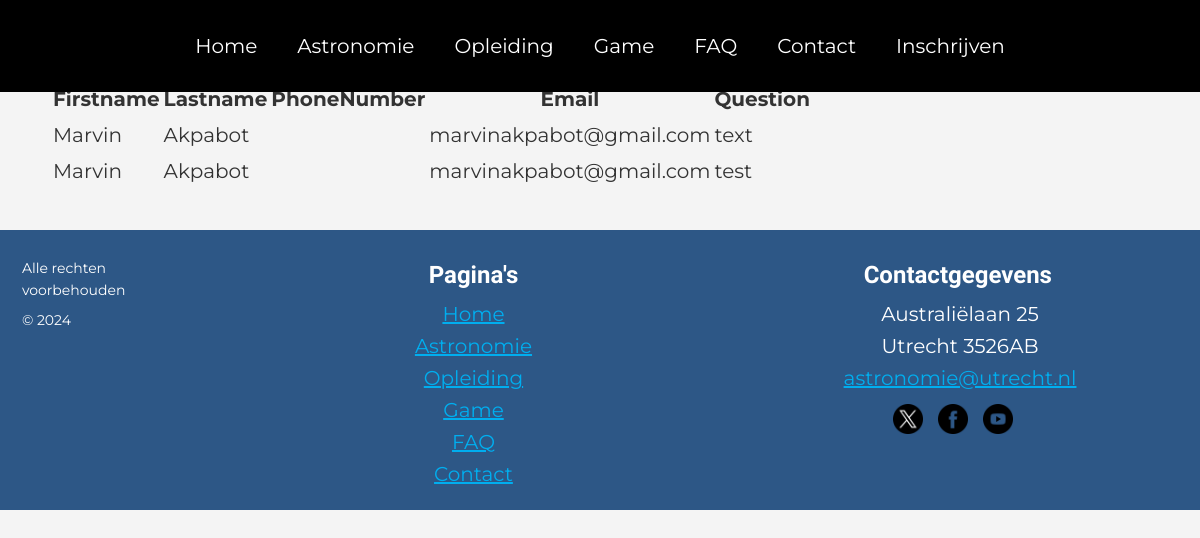
/shuhd/Inloggen/overzicht.php, run on an earlier commit of the app's database.
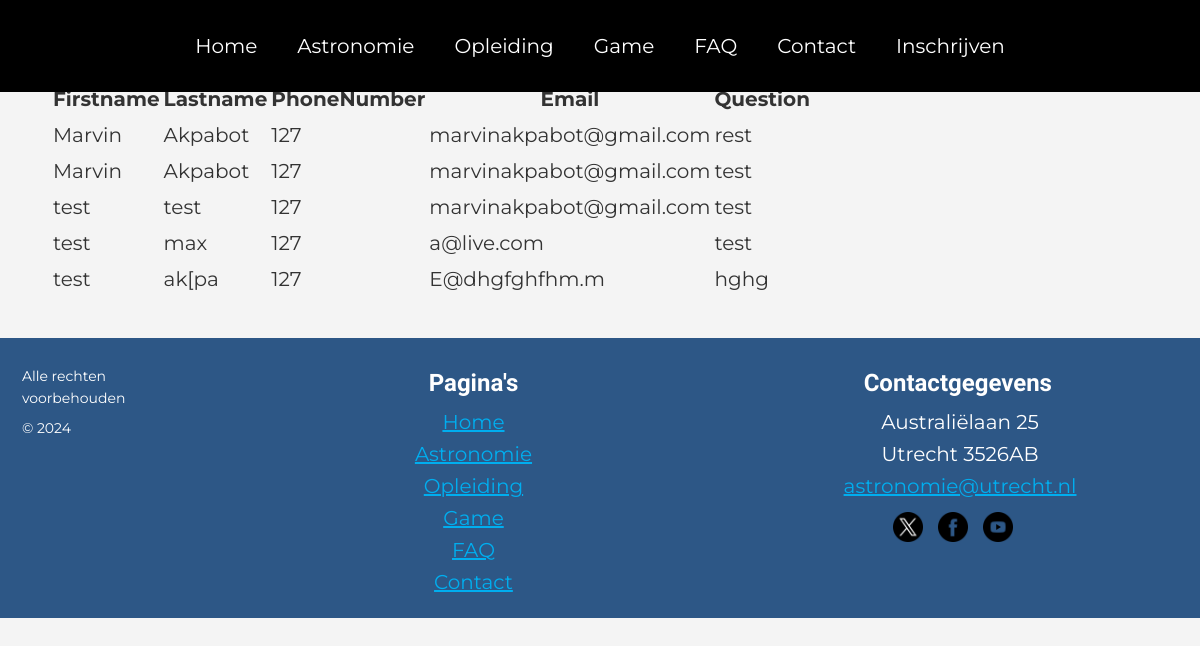
And on a later commit of the database.
### tables this page shows
CREATE TABLE IF NOT EXISTS `contact` (
  `id` tinyint NOT NULL AUTO_INCREMENT,
  `Firstname` varchar(100) NOT NULL,
  `Lastname` varchar(100) NOT NULL,
  `PhoneNumber` tinyint NOT NULL,
  `Email` varchar(100) NOT NULL,
  `Question` varchar(200) NOT NULL,
  PRIMARY KEY (`id`)
);

### shuhd/Inloggen/overzicht.php (the view, shortened to what this page needs)
<?php
include('../config/config.php');
$dsn = "mysql:host=$dbHost;
        dbname=$dbName;
        charset=UTF8";
$pdo = new PDO($dsn, $dbUser, $dbPass);
$sql = "SELECT id
                ,Firstname
                ,Lastname
                ,PhoneNumber
                ,Email
                ,Question
         FROM contact
         ORDER BY id asc";
$statement = $pdo->prepare($sql);
$statement->execute();
$result = $statement->fetchAll(PDO::FETCH_OBJ);
$tableRows = "";
 foreach ($result as $row) {
     $tableRows .= "<tr>
                        <td>$row->Firstname</td>
                        <td>$row->Lastname</td>
                        <td>$row->PhoneNumber</td>
                        <td>$row->Email</td>
                        <td>$row->Question</td>
                    </tr>";
 }
?>
<!DOCTYPE html>
<html lang="en">
<head>
    <link rel="stylesheet" href="../css/main.css" />
</head>
<body>
    <main>
<header>
    <nav>
      <div class="container row jc-center">
        <div class="main-menu">
          <ul>
            <li><a href="../index.php">Home</a></li>
            <li><a href="../Astronomie/astronomie.php">Astronomie</a></li>
            <li><a href="../Opleiding/opleiding.php">Opleiding</a></li>
            <li><a href="../gamePagina/game.php">Game</a></li>
            <li><a href="../FAQ/faq.php">FAQ</a></li>
            <li><a href="../ContactP/contact.php">Contact</a></li>
            <li><a href="../Inloggen/inlog.php">Inschrijven</a></li>
          </ul>
        </div>
      </div>
    </nav>
    </header>
    <section class="overzicht">
        <div class="container">
        <table class="">
        <tr>
            <th>Firstname</th>
            <th>Lastname</th>
            <th>PhoneNumber</th>
            <th>Email</th>
            <th>Question</th>
        </tr>
        <?php echo $tableRows; ?>
    </table>
        </div>
    </section>
    </main>
    <footer class="footer">
      <div class="rechten">
      <p>Alle rechten voorbehouden</p>
      <p>© 2024</p>
      </div>
      <div class="footer-column">
      <h3>Pagina's</h3>
      <a href="index.php">Home</a><br>
      <a href="Astronomie/astronomie.php">Astronomie</a><br>
      <a href="Opleiding/opleiding.php">Opleiding</a><br>
      <a href="gamePagina/game.php">Game</a><br>
      <a href="FAQ/faq.php">FAQ</a><br>
      <a href="ContactP/contact.php">Contact</a><br>
    </div>
  <div class="footer-column">
    <h3>Contactgegevens</h3>
    <p>Australiëlaan 25</p>
    <p>Utrecht 3526AB</p>
    <p><a href="mailto:astronomie@utrecht.nl">astronomie@utrecht.nl</a></p>
    <div class="social-media-links">
      <a href="https://twitter.com/utrecht" class="social-media-link" id="twitter">
        <img src="../img/twitter.png" alt="Twitter">
      </a>
      <a href="https://www.facebook.com/utrecht" class="social-media-link" id="facebook">
        <img src="../img/facebook.png" alt="Facebook">
      </a>
      <a href="https://www.youtube.com/utrecht" class="social-media-link" id="youtube">
        <img src="../img/youtube.png" alt="YouTube">
      </a>
    </div>
  </div>
</footer>
</body>
</html>

What changed in the data, as far as the page shows it:
removed contact: Firstname "Marvin", Lastname "Akpabot", Email "marvinakpabot@gmail.com", Question "text"
removed contact: Firstname "Marvin", Lastname "Akpabot", Email "marvinakpabot@gmail.com", Question "test"
added contact: Firstname "Marvin", Lastname "Akpabot", PhoneNumber "127", Email "marvinakpabot@gmail.com", Question "rest"
added contact: Firstname "Marvin", Lastname "Akpabot", PhoneNumber "127", Email "marvinakpabot@gmail.com", Question "test"
added contact: Firstname "test", Lastname "test", PhoneNumber "127", Email "marvinakpabot@gmail.com", Question "test"
added contact: Firstname "test", Lastname "max", PhoneNumber "127", Email "a@live.com", Question "test"
added contact: Firstname "test", Lastname "ak[pa", PhoneNumber "127", Email "E@dhgfghfhm.m", Question "hghg"
